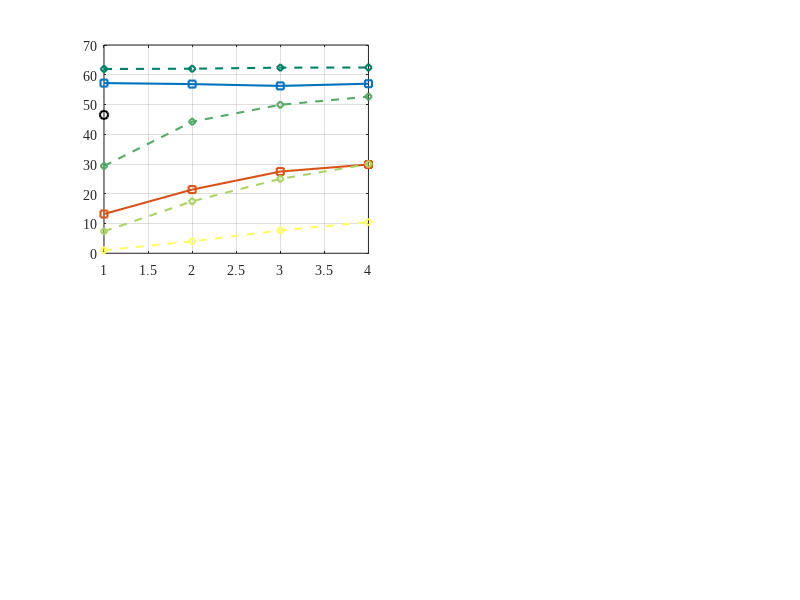

This figure's MATLAB source: (Note: this script raises an error after producing the figure.)
clear;
addpath("result");  % 添加结果目录

%% 加载信噪比数据
load('type_1_SNR.mat');  % 单像素结构
load('type_2_SNR.mat');  % 1x2宏像素结构
load('type_3_SNR.mat');  % 2x2宏像素结构
load('type_4_SNR.mat');  % 2x4宏像素结构

%% 设置参数
ambientLight = [0, 10, 40, 70];  % 背景光照水平 (klux)
winSize = 1:4;             % 波长索引范围

%% 创建包含4个子图的图形
figure('Name', 'SNR Comparison at Different Ambient Light Levels', ...
       'NumberTitle', 'off', ...
       'Position', [100, 100, 1200, 800]);
   
% 设置全局字体
set(gcf, 'DefaultAxesFontName', 'Times New Roman', 'DefaultAxesFontSize', 10);
set(gcf, 'DefaultTextFontName', 'Times New Roman');

% 预存储图例句柄和标签
legendHandles = [];
legendLabels = {};

%% 循环创建子图
for k = 1:length(ambientLight)
    subplot(2, 2, k);
    hold on;
    grid on;
    box on;
    
    % 设置当前子图字体
    set(gca, 'FontName', 'Times New Roman', 'FontSize', 10);
    
    % 定义不同类型的点标记和线型
    markerTypes = {'o', 's', 'd', '^'};  % 单像素: 圆圈, 1x2: 正方形, 2x2: 菱形, 3x3: 三角形
    lineStyles = {'-', '--', ':', '-.'};  % 不同的线型
    
    %% 1. 绘制单像素结构（水平线）
    singlePixelData = zeros(1, length(winSize));
    singlePixelData(1) = SNR_SinglePixel(k);singlePixelData(2:4) = nan;
    h1 = plot(winSize, singlePixelData, ...
              'Marker', markerTypes{1}, 'MarkerSize', 6, 'Color', [0 0 0], ...
              'LineWidth', 1.5, 'LineStyle', '-');
    
    % 只在第一次循环时记录图例句柄
    if k == 1
        legendHandles = [legendHandles, h1];
        legendLabels{end+1} = 'Single Pixel';
    end
    
    %% 2. 绘制1x2宏像素结构
    configCount = size(SNR_12MacroPixel, 2);
    colors = lines(configCount); 
    for config = 1:configCount
        yData = squeeze(SNR_12MacroPixel(k, config, :));
        h2 = plot(winSize, yData, ...
                  'Marker', markerTypes{2}, 'MarkerSize', 5, 'Color', colors(config, :), ...
                  'LineWidth', 1.5, 'LineStyle', lineStyles{1});
        
        % 只在第一次循环时记录图例句柄
        if k == 1
            legendHandles = [legendHandles, h2];
            legendLabels{end+1} = sprintf('1x2 (th=%d)', config);
        end
    end
    
    %% 3. 绘制2x2宏像素结构
    configCount = size(SNR_22MacroPixel, 2);
    colors = summer(configCount); 
    for config = 1:configCount
        yData = squeeze(SNR_22MacroPixel(k, config, :));
        h3 = plot(winSize, yData, ...
                  'Marker', markerTypes{3}, 'MarkerSize', 5, 'Color', colors(config, :), ...
                  'LineWidth', 1.5, 'LineStyle', lineStyles{2});
        
        % 只在第一次循环时记录图例句柄
        if k == 1
            legendHandles = [legendHandles, h3];
            legendLabels{end+1} = sprintf('2x2 (th=%d)', config);
        end
    end
    
    %% 4. 绘制2x4宏像素结构
    configCount = size(SNR_24MacroPixel, 2);
    colors = jet(configCount); 
    for config = 1:configCount
        yData = squeeze(SNR_24MacroPixel(k, config, :));
        h4 = plot(winSize, yData, ...
                  'Marker', markerTypes{4}, 'MarkerSize', 5, 'Color', colors(config, :), ...
                  'LineWidth', 1.5, 'LineStyle', lineStyles{3});
        
        % 只在第一次循环时记录图例句柄
        if k == 1
            legendHandles = [legendHandles, h4];
            legendLabels{end+1} = sprintf('2x4 (th=%d)', config);
        end
    end
    
    %% 子图美化
    title(sprintf('(%c)Ambient Light:%d klux', 96+k, ambientLight(k)), 'FontSize', 12, 'FontWeight', 'bold');
    xlabel('Window Size/bins', 'FontSize', 10, 'FontWeight', 'bold');
    ylabel('SNR', 'FontSize', 10, 'FontWeight', 'bold');
    
    % 设置坐标轴
    xticks(winSize);
    xlim([min(winSize)-0.2, max(winSize)+0.2]);
    
    % 添加网格线
    set(gca, 'GridLineStyle', '--', 'GridAlpha', 0.3);
    
    hold off;
end

%% 添加全局标题
sgtitle('Signal-to-Noise Ratio Performance at Different Ambient Light Levels', ...
        'FontSize', 14, 'FontWeight', 'bold', 'FontName', 'Times New Roman');

%% 添加统一图例
% 计算图例位置（整个图形的右上角）
legendPos = [0.91, 0.38, 0.08, 0.2];  % [left, bottom, width, height]

% 创建图例
hLegend = legend(legendHandles, legendLabels, ...
                 'Position', legendPos, ...
                 'FontSize', 7, ...
                 'NumColumns', 1);
title(hLegend, 'Pixel Configuration', 'FontWeight', 'bold');

%% 调整子图间距
set(gcf, 'Color', 'w');  % 设置背景为白色
ha = findobj(gcf, 'type', 'axes');

% 保存高质量图片
% print('SNR_Comparison_All_Conditions', '-dpng', '-r300');
% print('SNR_Comparison_All_Conditions', '-depsc', '-r600');